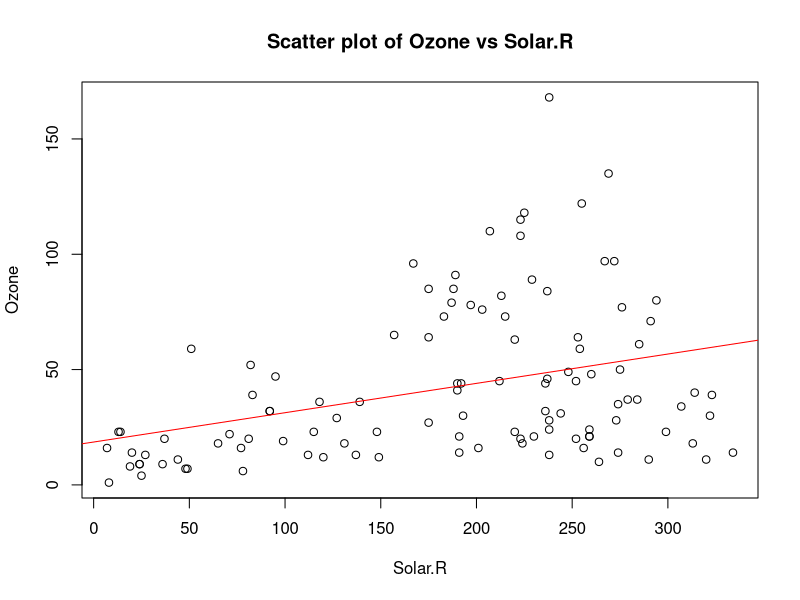

Write R code to recreate this figure.
# Load the airquality dataset
data(airquality)

# (i) Find missing values and handle them
missing_percentage <- colMeans(is.na(airquality)) * 100
print("Missing Percentage:")
print(missing_percentage)

threshold <- 10  # 10% threshold for missing values

for (col in colnames(airquality)) {
  if (missing_percentage[col] < threshold) {
    mean_value <- mean(airquality[[col]], na.rm = TRUE)
    airquality[[col]][is.na(airquality[[col]])] <- mean_value
  } else {
    airquality <- airquality[complete.cases(airquality), ]
  }
}

# (ii) Apply linear regression on "Ozone" and "Solar.R"
lm_model <- lm(Ozone ~ Solar.R, data = airquality)
summary(lm_model)

# (iii) Plot Scatter plot with regression line
plot(airquality$Solar.R, airquality$Ozone, xlab = "Solar.R", ylab = "Ozone", main = "Scatter plot of Ozone vs Solar.R")
abline(lm_model, col = "red")
